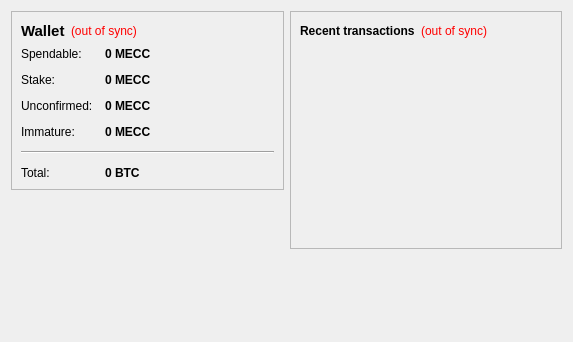
<?xml version="1.0" encoding="UTF-8"?>
<ui version="4.0">
 <class>OverviewPage</class>
 <widget class="QWidget" name="OverviewPage">
  <property name="geometry">
   <rect>
    <x>0</x>
    <y>0</y>
    <width>573</width>
    <height>342</height>
   </rect>
  </property>
  <property name="windowTitle">
   <string>Form</string>
  </property>
  <layout class="QHBoxLayout" name="horizontalLayout" stretch="1,1">
   <item>
    <layout class="QVBoxLayout" name="verticalLayout_2">
     <item>
      <widget class="QFrame" name="frame">
       <property name="frameShape">
        <enum>QFrame::StyledPanel</enum>
       </property>
       <property name="frameShadow">
        <enum>QFrame::Raised</enum>
       </property>
       <layout class="QVBoxLayout" name="verticalLayout_4">
        <item>
         <layout class="QHBoxLayout" name="horizontalLayout_4">
          <item>
           <widget class="QLabel" name="label_5">
            <property name="font">
             <font>
              <pointsize>11</pointsize>
              <weight>75</weight>
              <bold>true</bold>
             </font>
            </property>
            <property name="text">
             <string>Wallet</string>
            </property>
           </widget>
          </item>
          <item>
           <widget class="QLabel" name="labelWalletStatus">
            <property name="toolTip">
             <string>The displayed information may be out of date. Your wallet automatically synchronizes with the MillionairesExchangeCoinClub network after a connection is established, but this process has not completed yet.</string>
            </property>
            <property name="styleSheet">
             <string notr="true">QLabel { color: red; }</string>
            </property>
            <property name="text">
             <string notr="true">(out of sync)</string>
            </property>
            <property name="alignment">
             <set>Qt::AlignLeading|Qt::AlignLeft|Qt::AlignVCenter</set>
            </property>
           </widget>
          </item>
          <item>
           <spacer name="horizontalSpacer_2">
            <property name="orientation">
             <enum>Qt::Horizontal</enum>
            </property>
            <property name="sizeHint" stdset="0">
             <size>
              <width>40</width>
              <height>20</height>
             </size>
            </property>
           </spacer>
          </item>
         </layout>
        </item>
        <item>
         <layout class="QFormLayout" name="formLayout_2">
          <property name="fieldGrowthPolicy">
           <enum>QFormLayout::AllNonFixedFieldsGrow</enum>
          </property>
          <property name="horizontalSpacing">
           <number>12</number>
          </property>
          <property name="verticalSpacing">
           <number>12</number>
          </property>
          <item row="0" column="0">
           <widget class="QLabel" name="label">
            <property name="text">
             <string>Spendable:</string>
            </property>
           </widget>
          </item>
          <item row="0" column="1">
           <widget class="QLabel" name="labelBalance">
            <property name="font">
             <font>
              <weight>75</weight>
              <bold>true</bold>
             </font>
            </property>
            <property name="cursor">
             <cursorShape>IBeamCursor</cursorShape>
            </property>
            <property name="toolTip">
             <string>Your current spendable balance</string>
            </property>
            <property name="text">
             <string notr="true">0 MECC</string>
            </property>
            <property name="textInteractionFlags">
             <set>Qt::LinksAccessibleByMouse|Qt::TextSelectableByKeyboard|Qt::TextSelectableByMouse</set>
            </property>
           </widget>
          </item>
          <item row="1" column="0">
           <widget class="QLabel" name="label_6">
            <property name="text">
             <string>Stake:</string>
            </property>
           </widget>
          </item>
          <item row="1" column="1">
           <widget class="QLabel" name="labelStake">
            <property name="font">
             <font>
              <weight>75</weight>
              <bold>true</bold>
             </font>
            </property>
            <property name="cursor">
             <cursorShape>IBeamCursor</cursorShape>
            </property>
            <property name="toolTip">
             <string>Total of coins that was staked, and do not yet count toward the current balance</string>
            </property>
            <property name="text">
             <string notr="true">0 MECC</string>
            </property>
            <property name="textInteractionFlags">
             <set>Qt::LinksAccessibleByMouse|Qt::TextSelectableByKeyboard|Qt::TextSelectableByMouse</set>
            </property>
           </widget>
          </item>
          <item row="2" column="0">
           <widget class="QLabel" name="label_3">
            <property name="text">
             <string>Unconfirmed:</string>
            </property>
           </widget>
          </item>
          <item row="2" column="1">
           <widget class="QLabel" name="labelUnconfirmed">
            <property name="font">
             <font>
              <weight>75</weight>
              <bold>true</bold>
             </font>
            </property>
            <property name="cursor">
             <cursorShape>IBeamCursor</cursorShape>
            </property>
            <property name="toolTip">
             <string>Total of transactions that have yet to be confirmed, and do not yet count toward the current balance</string>
            </property>
            <property name="text">
             <string notr="true">0 MECC</string>
            </property>
            <property name="textInteractionFlags">
             <set>Qt::LinksAccessibleByMouse|Qt::TextSelectableByKeyboard|Qt::TextSelectableByMouse</set>
            </property>
           </widget>
          </item>
          <item row="3" column="0">
           <widget class="QLabel" name="labelImmatureText">
            <property name="text">
             <string>Immature:</string>
            </property>
           </widget>
          </item>
          <item row="3" column="1">
           <widget class="QLabel" name="labelImmature">
            <property name="font">
             <font>
              <weight>75</weight>
              <bold>true</bold>
             </font>
            </property>
            <property name="toolTip">
             <string>Mined balance that has not yet matured</string>
            </property>
            <property name="text">
             <string notr="true">0 MECC</string>
            </property>
            <property name="textInteractionFlags">
             <set>Qt::LinksAccessibleByMouse|Qt::TextSelectableByKeyboard|Qt::TextSelectableByMouse</set>
            </property>
           </widget>
          </item>
          <item row="4" column="0" colspan="2">
           <widget class="Line" name="line">
            <property name="orientation">
             <enum>Qt::Horizontal</enum>
            </property>
           </widget>
          </item>
          <item row="5" column="0">
           <widget class="QLabel" name="labelTotalText">
            <property name="text">
             <string>Total:</string>
            </property>
           </widget>
          </item>
          <item row="5" column="1">
           <widget class="QLabel" name="labelTotal">
            <property name="font">
             <font>
              <weight>75</weight>
              <bold>true</bold>
             </font>
            </property>
            <property name="cursor">
             <cursorShape>IBeamCursor</cursorShape>
            </property>
            <property name="toolTip">
             <string>Your current total balance</string>
            </property>
            <property name="text">
             <string notr="true">0 BTC</string>
            </property>
            <property name="textInteractionFlags">
             <set>Qt::LinksAccessibleByMouse|Qt::TextSelectableByKeyboard|Qt::TextSelectableByMouse</set>
            </property>
           </widget>
          </item>
         </layout>
        </item>
       </layout>
      </widget>
     </item>
     <item>
      <spacer name="verticalSpacer">
       <property name="orientation">
        <enum>Qt::Vertical</enum>
       </property>
       <property name="sizeHint" stdset="0">
        <size>
         <width>20</width>
         <height>40</height>
        </size>
       </property>
      </spacer>
     </item>
    </layout>
   </item>
   <item>
    <layout class="QVBoxLayout" name="verticalLayout_3">
     <item>
      <widget class="QFrame" name="frame_2">
       <property name="frameShape">
        <enum>QFrame::StyledPanel</enum>
       </property>
       <property name="frameShadow">
        <enum>QFrame::Raised</enum>
       </property>
       <layout class="QVBoxLayout" name="verticalLayout">
        <item>
         <layout class="QHBoxLayout" name="horizontalLayout_2">
          <item>
           <widget class="QLabel" name="label_4">
            <property name="text">
             <string>&lt;b&gt;Recent transactions&lt;/b&gt;</string>
            </property>
           </widget>
          </item>
          <item>
           <widget class="QLabel" name="labelTransactionsStatus">
            <property name="toolTip">
             <string>The displayed information may be out of date. Your wallet automatically synchronizes with the MillionairesExchangeCoinClub network after a connection is established, but this process has not completed yet.</string>
            </property>
            <property name="styleSheet">
             <string notr="true">QLabel { color: red; }</string>
            </property>
            <property name="text">
             <string notr="true">(out of sync)</string>
            </property>
            <property name="alignment">
             <set>Qt::AlignRight|Qt::AlignTrailing|Qt::AlignVCenter</set>
            </property>
           </widget>
          </item>
          <item>
           <spacer name="horizontalSpacer">
            <property name="orientation">
             <enum>Qt::Horizontal</enum>
            </property>
            <property name="sizeHint" stdset="0">
             <size>
              <width>40</width>
              <height>20</height>
             </size>
            </property>
           </spacer>
          </item>
         </layout>
        </item>
        <item>
         <widget class="QListView" name="listTransactions">
          <property name="styleSheet">
           <string notr="true">QListView { background: transparent; }</string>
          </property>
          <property name="frameShape">
           <enum>QFrame::NoFrame</enum>
          </property>
          <property name="verticalScrollBarPolicy">
           <enum>Qt::ScrollBarAlwaysOff</enum>
          </property>
          <property name="horizontalScrollBarPolicy">
           <enum>Qt::ScrollBarAlwaysOff</enum>
          </property>
          <property name="selectionMode">
           <enum>QAbstractItemView::NoSelection</enum>
          </property>
         </widget>
        </item>
       </layout>
      </widget>
     </item>
     <item>
      <spacer name="verticalSpacer_2">
       <property name="orientation">
        <enum>Qt::Vertical</enum>
       </property>
       <property name="sizeHint" stdset="0">
        <size>
         <width>20</width>
         <height>40</height>
        </size>
       </property>
      </spacer>
     </item>
    </layout>
   </item>
  </layout>
 </widget>
 <resources/>
 <connections/>
</ui>
